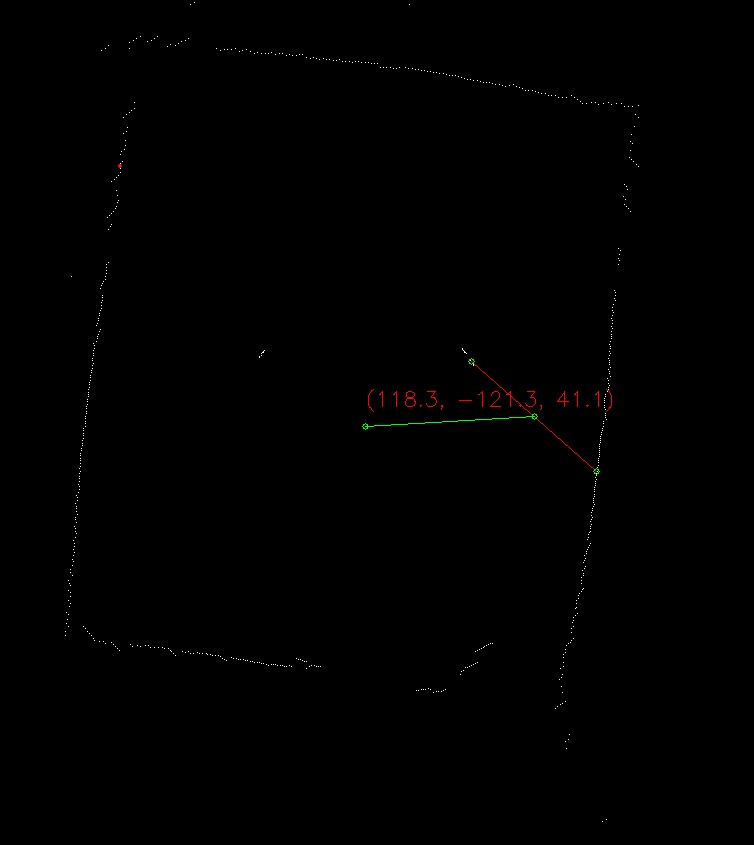
#> input picture mypython/FlightControll/RadarDrivers_reconstruct/radar_map.jpg, 754 x 845 px, given in place of the camera
$ python Vision.py   (older library calls are emulated)
#> lines starting #> are read from the running program, lines starting #| are printed output that depends on the picture; after the words box and inside, x2 and y2 are one past the last pixel; in counts of white or black regions, pixels touching at a corner belong together
import time
from typing import List, Optional, Tuple, Union
import cv2
import numpy as np
from pyzbar import pyzbar
from scipy import ndimage
""" from Vision_Net import FastestDetOnnx, FastestDet

deep = FastestDetOnnx(drawOutput=True)
 """
_DEBUG = True


# [383 lines left out: functions vision_debug, color_filter, erosion, black_line, find_yellow_code, find_laser_point and 6 more, not called in this run]


class HSV(object):
    """
    常用色值HSV边界
    """

    RED_UPPER = np.array([10, 255, 255])
    RED_LOWER = np.array([0, 43, 46])
    RED_UPPER2 = np.array([180, 255, 255])
    RED_LOWER2 = np.array([156, 43, 46])
    YELLOW_UPPER = np.array([34, 255, 255])
    YELLOW_LOWER = np.array([26, 43, 46])
    GREEN_UPPER = np.array([77, 255, 255])
    GREEN_LOWER = np.array([35, 43, 46])
    BLUE_UPPER = np.array([124, 255, 255])
    BLUE_LOWER = np.array([100, 43, 46])
    ORANGE_UPPER = np.array([25, 255, 255])
    ORANGE_LOWER = np.array([11, 43, 46])
    CYAN_UPPER = np.array([99, 255, 255])
    CYAN_LOWER = np.array([78, 43, 46])
    PURPLE_UPPER = np.array([155, 255, 255])
    PURPLE_LOWER = np.array([125, 43, 46])
    BLACK_UPPER = np.array([180, 255, 46])
    BLACK_LOWER = np.array([0, 0, 0])
    GRAY_UPPER = np.array([180, 43, 220])
    GRAY_LOWER = np.array([0, 0, 46])
    WHITE_UPPER = np.array([180, 30, 255])
    WHITE_LOWER = np.array([0, 0, 221])


# [199 lines left out: functions color_recognition, shape_recognition, hsv_checker, dp_outline_calc, FLANN_match, contours_match, not called in this run]


class Meanshift(object):
    ######### 参数设置 #########
    LOWER = np.array((99.0, 90.0, 102.0))
    UPPER = np.array((132.0, 212.0, 157.0))
    LOW_PASS_RATIO = 1
    TERM_ITER = 10  # 终止条件: 迭代次数
    TERM_MOVE = 1  # 终止条件: 移动距离

    ###########################
    # [67 lines left out: functions __init__, _init_local, update, reset_roi, not called in this run]


__bs = None

"""
def mixed_background_sub(frame) -> Tuple[bool, list[tuple[float, float]]]:

    #混合高斯运动检测
    #frame: 输入帧
    #return: 是否检测到运动物体, 物体中点坐标列表

    global __bs
    if __bs is None:
        __bs = cv2.createBackgroundSubtractorKNN(detectShadows=True)
    fgmask = __bs.apply(frame)
    th = cv2.threshold(fgmask, 244, 255, cv2.THRESH_BINARY)[1]  # 将非纯白色像素设为0
    th = cv2.erode(
        th, cv2.getStructuringElement(cv2.MORPH_ELLIPSE, (3, 3)), iterations=2
    )  # 腐蚀图像
    dilated = cv2.dilate(
        th, cv2.getStructuringElement(cv2.MORPH_ELLIPSE, (8, 3)), iterations=2
    )  # 膨胀处理
    contours, hier = cv2.findContours(
        dilated, cv2.RETR_EXTERNAL, cv2.CHAIN_APPROX_SIMPLE
    )
    detection_list = []
    for c in contours:
        if cv2.contourArea(c) > 1000:
            (x, y, w, h) = cv2.boundingRect(c)
            detection_list.append((x + w / 2, y + h / 2))
            if _DEBUG:
                cv2.rectangle(frame, (x, y), (x + w, y + h), (255, 255, 0), 2)
    if _DEBUG:
        # cv2.imshow("diff", frame & cv2.cvtColor(fgmask, cv2.COLOR_GRAY2BGR))
        cv2.imshow("Process", th)
        cv2.imshow("Result", frame)
    if len(detection_list) > 0:
        return True, detection_list
    return False, []
"""

__hsv_map = None


def init_hsv_viewer():
    """
    (调试工具) 初始化HSV颜色直方图窗口
    """
    global __hsv_map
    __hsv_map = np.zeros((180, 256, 3), np.uint8)
    h, s = np.indices(__hsv_map.shape[:2])
    __hsv_map[:, :, 0] = h
    __hsv_map[:, :, 1] = s
    __hsv_map[:, :, 2] = 255
    __hsv_map = cv2.cvtColor(__hsv_map, cv2.COLOR_HSV2BGR)
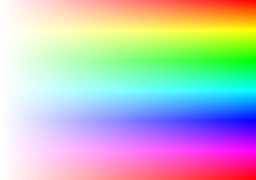
#> __hsv_map: shape (180, 256, 3); mean B, G, R 190.8, 190.8, 190.9
#> further down, img is the input picture: shape (845, 754, 3); mean B, G, R 0.4, 0.5, 0.6
    cv2.namedWindow("hsv_map", cv2.WINDOW_AUTOSIZE)
    cv2.imshow("hsv_map", __hsv_map)
    cv2.namedWindow("hsv_hist", cv2.WINDOW_AUTOSIZE)
    cv2.createTrackbar("scale", "hsv_hist", 10, 32, lambda x: 0)


def update_hsv_viewer(img):
    """
    (调试工具) 更新HSV颜色直方图
    """
    global __hsv_map
    # small = cv2.pyrDown(img)
    hsv = cv2.cvtColor(img, cv2.COLOR_BGR2HSV)
#> hsv: shape (845, 754, 3); mean H, S, V 1.3, 5.3, 0.7
    # 去除孤立的点
    dark = hsv[:, :, 2] < 32
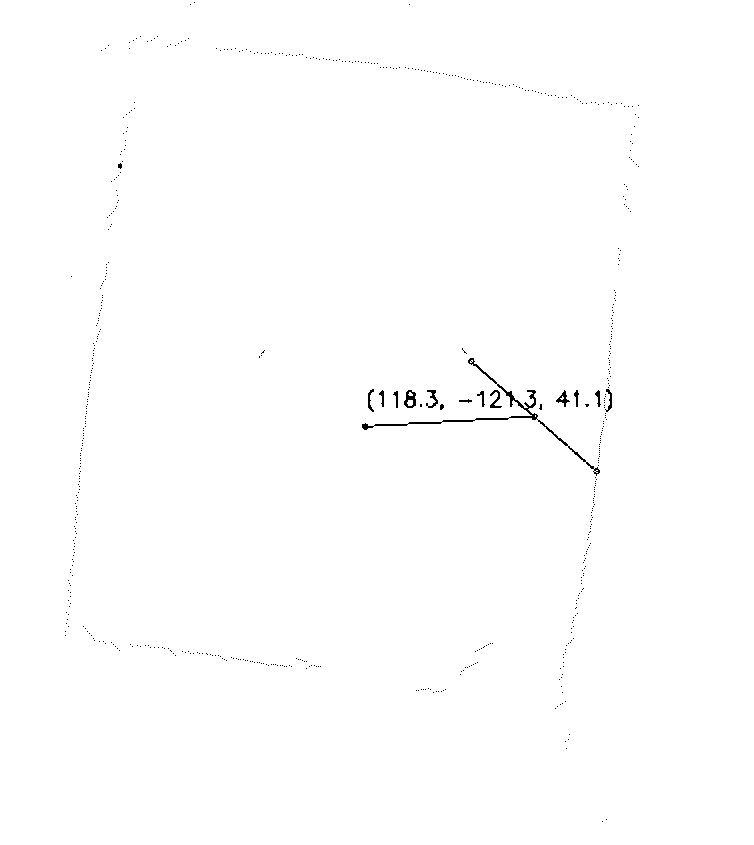
#> dark: shape (845, 754) bool; 99.6% white; black in thin lines or dots, all inside (x1, y1, x2, y2) = (65, 2, 639, 822)
    hsv[dark] = 0
#> hsv: shape (845, 754, 3); mean H, S, V 0.1, 0.6, 0.5
    h = cv2.calcHist([hsv], [0, 1], None, [180, 256], [0, 180, 0, 256])
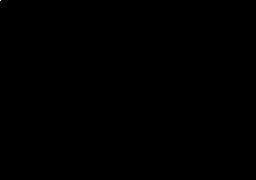
#> h: shape (180, 256) float32; min 0, max 635406, mean 13.8; drawn with min black and max white
    hist_scale = cv2.getTrackbarPos("scale", "hsv_hist")
    h = np.clip(h * 0.005 * hist_scale, 0, 1)

    # 从一维变成三维
    # 将得到的直方图和颜色直方图相乘
    vis = __hsv_map * h[:, :, np.newaxis] / 255.0
    cv2.imshow("hsv_hist", vis)


def init_hsv_selector():
    """
    (调试工具) 初始化HSV颜色选择器
    """
    cv2.namedWindow("Selector", cv2.WINDOW_NORMAL)
    cv2.namedWindow("HSV_img", cv2.WINDOW_AUTOSIZE)
    nothing = lambda x: 0
    cv2.createTrackbar("H_l", "Selector", 0, 255, nothing)
    cv2.createTrackbar("H_h", "Selector", 0, 255, nothing)
    cv2.createTrackbar("S_l", "Selector", 0, 255, nothing)
    cv2.createTrackbar("S_h", "Selector", 0, 255, nothing)
    cv2.createTrackbar("V_l", "Selector", 0, 255, nothing)
    cv2.createTrackbar("V_h", "Selector", 0, 255, nothing)


def update_hsv_selector(img):
    """
    (调试工具) 更新HSV颜色选择器
    """
    hsv = cv2.cvtColor(img, cv2.COLOR_BGR2HSV)
    hsv = cv2.GaussianBlur(hsv, (9, 9), 0)
#> hsv: shape (845, 754, 3); mean H, S, V 1.3, 5.3, 0.7
    h_l = cv2.getTrackbarPos("H_l", "Selector")
    h_h = cv2.getTrackbarPos("H_h", "Selector")
    s_l = cv2.getTrackbarPos("S_l", "Selector")
    s_h = cv2.getTrackbarPos("S_h", "Selector")
    v_l = cv2.getTrackbarPos("V_l", "Selector")
    v_h = cv2.getTrackbarPos("V_h", "Selector")
    UPPER = np.array([h_h, s_h, v_h], dtype=np.uint8)
    LOWER = np.array([h_l, s_l, v_l], dtype=np.uint8)
    mask = cv2.inRange(hsv, LOWER, UPPER)
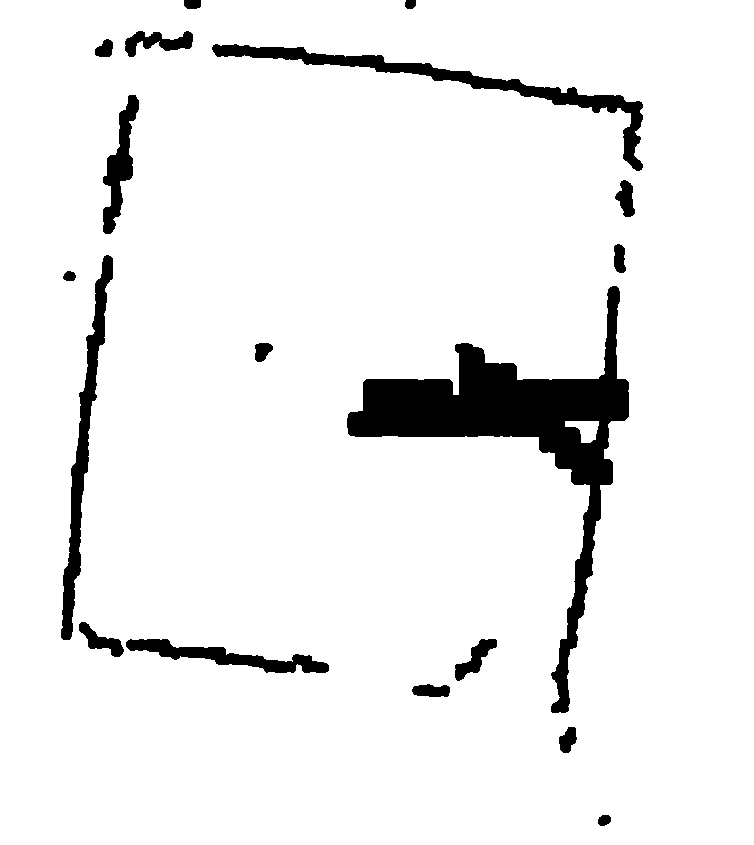
#> mask: shape (845, 754); 93.4% white; 18 black regions, largest, box (x1, y1, x2, y2) and area: (347, 286, 629, 713) 22850, (212, 44, 643, 171) 5809, (61, 255, 113, 640) 4473
    cv2.imshow("HSV_img", mask)
    print(f"UPPER: {UPPER} LOWER: {LOWER}")


# [53 lines left out: functions change_cam_resolution, rotate_img, set_cam_autowb, set_cam_autoexp, not called in this run]


class fps_counter:
    # [88 lines left out: functions __init__, update, fps, stack_images, not called in this run]
if __name__ == '__main__':
    init_hsv_selector()
    init_hsv_viewer()
    cap=cv2.VideoCapture(0)
    while True:
        img = cap.read()[1]
        update_hsv_viewer(img)
        update_hsv_selector(img)
        if cv2.waitKey(30) & 0xFF == ord("q"):
#> (key q is pressed here)
            break
